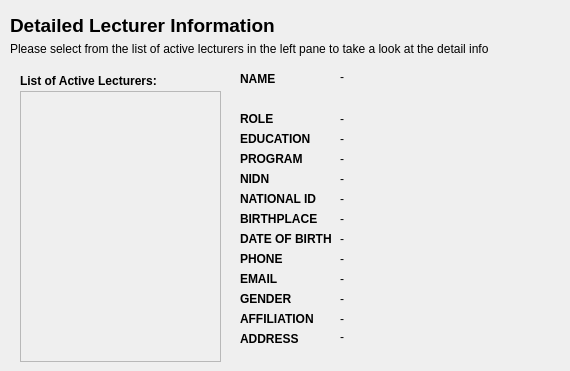
    <widget class="QWidget" name="tab_3">
     <attribute name="title">
      <string>Lecturer Info</string>
     </attribute>
     <widget class="QLabel" name="label_47">
      <property name="geometry">
       <rect>
        <x>10</x>
        <y>10</y>
        <width>311</width>
        <height>31</height>
       </rect>
      </property>
      <property name="font">
       <font>
        <pointsize>14</pointsize>
        <weight>75</weight>
        <bold>true</bold>
       </font>
      </property>
      <property name="text">
       <string>Detailed Lecturer Information</string>
      </property>
     </widget>
     <widget class="QLabel" name="label_49">
      <property name="geometry">
       <rect>
        <x>10</x>
        <y>40</y>
        <width>521</width>
        <height>17</height>
       </rect>
      </property>
      <property name="text">
       <string>Please select from the list of active lecturers in the left pane to take a look at the detail info</string>
      </property>
     </widget>
     <widget class="QLabel" name="label_46">
      <property name="geometry">
       <rect>
        <x>20</x>
        <y>70</y>
        <width>151</width>
        <height>21</height>
       </rect>
      </property>
      <property name="font">
       <font>
        <weight>75</weight>
        <bold>true</bold>
       </font>
      </property>
      <property name="text">
       <string>List of Active Lecturers:</string>
      </property>
     </widget>
     <widget class="QListWidget" name="list_active_lecturers">
      <property name="enabled">
       <bool>false</bool>
      </property>
      <property name="geometry">
       <rect>
        <x>20</x>
        <y>91</y>
        <width>201</width>
        <height>271</height>
       </rect>
      </property>
      <property name="selectionMode">
       <enum>QAbstractItemView::SingleSelection</enum>
      </property>
     </widget>
     <widget class="QLabel" name="label_24">
      <property name="geometry">
       <rect>
        <x>240</x>
        <y>70</y>
        <width>91</width>
        <height>17</height>
       </rect>
      </property>
      <property name="font">
       <font>
        <weight>75</weight>
        <bold>true</bold>
       </font>
      </property>
      <property name="text">
       <string>NAME</string>
      </property>
     </widget>
     <widget class="QLabel" name="info_name">
      <property name="geometry">
       <rect>
        <x>340</x>
        <y>70</y>
        <width>221</width>
        <height>31</height>
       </rect>
      </property>
      <property name="font">
       <font>
        <weight>50</weight>
        <bold>false</bold>
       </font>
      </property>
      <property name="text">
       <string>-</string>
      </property>
      <property name="alignment">
       <set>Qt::AlignLeading|Qt::AlignLeft|Qt::AlignTop</set>
      </property>
      <property name="wordWrap">
       <bool>true</bool>
      </property>
     </widget>
     <widget class="QLabel" name="label_26">
      <property name="geometry">
       <rect>
        <x>240</x>
        <y>110</y>
        <width>91</width>
        <height>17</height>
       </rect>
      </property>
      <property name="font">
       <font>
        <weight>75</weight>
        <bold>true</bold>
       </font>
      </property>
      <property name="text">
       <string>ROLE</string>
      </property>
     </widget>
     <widget class="QLabel" name="info_role">
      <property name="geometry">
       <rect>
        <x>340</x>
        <y>110</y>
        <width>221</width>
        <height>17</height>
       </rect>
      </property>
      <property name="font">
       <font>
        <weight>50</weight>
        <bold>false</bold>
       </font>
      </property>
      <property name="text">
       <string>-</string>
      </property>
     </widget>
     <widget class="QLabel" name="label_28">
      <property name="geometry">
       <rect>
        <x>240</x>
        <y>150</y>
        <width>91</width>
        <height>17</height>
       </rect>
      </property>
      <property name="font">
       <font>
        <weight>75</weight>
        <bold>true</bold>
       </font>
      </property>
      <property name="text">
       <string>PROGRAM</string>
      </property>
     </widget>
     <widget class="QLabel" name="info_program">
      <property name="geometry">
       <rect>
        <x>340</x>
        <y>150</y>
        <width>221</width>
        <height>17</height>
       </rect>
      </property>
      <property name="font">
       <font>
        <weight>50</weight>
        <bold>false</bold>
       </font>
      </property>
      <property name="text">
       <string>-</string>
      </property>
     </widget>
     <widget class="QLabel" name="label_30">
      <property name="geometry">
       <rect>
        <x>240</x>
        <y>170</y>
        <width>91</width>
        <height>17</height>
       </rect>
      </property>
      <property name="font">
       <font>
        <weight>75</weight>
        <bold>true</bold>
       </font>
      </property>
      <property name="text">
       <string>NIDN</string>
      </property>
     </widget>
     <widget class="QLabel" name="info_nidn">
      <property name="geometry">
       <rect>
        <x>340</x>
        <y>170</y>
        <width>221</width>
        <height>17</height>
       </rect>
      </property>
      <property name="font">
       <font>
        <weight>50</weight>
        <bold>false</bold>
       </font>
      </property>
      <property name="text">
       <string>-</string>
      </property>
     </widget>
     <widget class="QLabel" name="label_32">
      <property name="geometry">
       <rect>
        <x>240</x>
        <y>190</y>
        <width>91</width>
        <height>17</height>
       </rect>
      </property>
      <property name="font">
       <font>
        <weight>75</weight>
        <bold>true</bold>
       </font>
      </property>
      <property name="text">
       <string>NATIONAL ID</string>
      </property>
     </widget>
     <widget class="QLabel" name="info_nat_id">
      <property name="geometry">
       <rect>
        <x>340</x>
        <y>190</y>
        <width>221</width>
        <height>17</height>
       </rect>
      </property>
      <property name="font">
       <font>
        <weight>50</weight>
        <bold>false</bold>
       </font>
      </property>
      <property name="text">
       <string>-</string>
      </property>
     </widget>
     <widget class="QLabel" name="label_34">
      <property name="geometry">
       <rect>
        <x>240</x>
        <y>210</y>
        <width>101</width>
        <height>17</height>
       </rect>
      </property>
      <property name="font">
       <font>
        <weight>75</weight>
        <bold>true</bold>
       </font>
      </property>
      <property name="text">
       <string>BIRTHPLACE</string>
      </property>
     </widget>
     <widget class="QLabel" name="info_birthplace">
      <property name="geometry">
       <rect>
        <x>340</x>
        <y>210</y>
        <width>221</width>
        <height>17</height>
       </rect>
      </property>
      <property name="font">
       <font>
        <weight>50</weight>
        <bold>false</bold>
       </font>
      </property>
      <property name="text">
       <string>-</string>
      </property>
     </widget>
     <widget class="QLabel" name="label_36">
      <property name="geometry">
       <rect>
        <x>240</x>
        <y>230</y>
        <width>91</width>
        <height>17</height>
       </rect>
      </property>
      <property name="font">
       <font>
        <weight>75</weight>
        <bold>true</bold>
       </font>
      </property>
      <property name="text">
       <string>DATE OF BIRTH</string>
      </property>
     </widget>
     <widget class="QLabel" name="info_dob">
      <property name="geometry">
       <rect>
        <x>340</x>
        <y>230</y>
        <width>221</width>
        <height>17</height>
       </rect>
      </property>
      <property name="font">
       <font>
        <weight>50</weight>
        <bold>false</bold>
       </font>
      </property>
      <property name="text">
       <string>-</string>
      </property>
     </widget>
     <widget class="QLabel" name="label_38">
      <property name="geometry">
       <rect>
        <x>240</x>
        <y>250</y>
        <width>91</width>
        <height>17</height>
       </rect>
      </property>
      <property name="font">
       <font>
        <weight>75</weight>
        <bold>true</bold>
       </font>
      </property>
      <property name="text">
       <string>PHONE</string>
      </property>
     </widget>
     <widget class="QLabel" name="info_phone">
      <property name="geometry">
       <rect>
        <x>340</x>
        <y>250</y>
        <width>221</width>
        <height>17</height>
       </rect>
      </property>
      <property name="font">
       <font>
        <weight>50</weight>
        <bold>false</bold>
       </font>
      </property>
      <property name="text">
       <string>-</string>
      </property>
     </widget>
     <widget class="QLabel" name="label_40">
      <property name="geometry">
       <rect>
        <x>240</x>
        <y>270</y>
        <width>91</width>
        <height>17</height>
       </rect>
      </property>
      <property name="font">
       <font>
        <weight>75</weight>
        <bold>true</bold>
       </font>
      </property>
      <property name="text">
       <string>EMAIL</string>
      </property>
     </widget>
     <widget class="QLabel" name="info_email">
      <property name="geometry">
       <rect>
        <x>340</x>
        <y>270</y>
        <width>221</width>
        <height>17</height>
       </rect>
      </property>
      <property name="font">
       <font>
        <weight>50</weight>
        <bold>false</bold>
       </font>
      </property>
      <property name="text">
       <string>-</string>
      </property>
     </widget>
     <widget class="QLabel" name="label_42">
      <property name="geometry">
       <rect>
        <x>240</x>
        <y>330</y>
        <width>91</width>
        <height>17</height>
       </rect>
      </property>
      <property name="font">
       <font>
        <weight>75</weight>
        <bold>true</bold>
       </font>
      </property>
      <property name="text">
       <string>ADDRESS</string>
      </property>
     </widget>
     <widget class="QLabel" name="info_address">
      <property name="geometry">
       <rect>
        <x>340</x>
        <y>330</y>
        <width>221</width>
        <height>31</height>
       </rect>
      </property>
      <property name="font">
       <font>
        <weight>50</weight>
        <bold>false</bold>
       </font>
      </property>
      <property name="text">
       <string>-</string>
      </property>
      <property name="alignment">
       <set>Qt::AlignLeading|Qt::AlignLeft|Qt::AlignTop</set>
      </property>
      <property name="wordWrap">
       <bool>true</bool>
      </property>
     </widget>
     <widget class="QLabel" name="label_44">
      <property name="geometry">
       <rect>
        <x>240</x>
        <y>290</y>
        <width>91</width>
        <height>17</height>
       </rect>
      </property>
      <property name="font">
       <font>
        <weight>75</weight>
        <bold>true</bold>
       </font>
      </property>
      <property name="text">
       <string>GENDER</string>
      </property>
     </widget>
     <widget class="QLabel" name="label_45">
      <property name="geometry">
       <rect>
        <x>240</x>
        <y>310</y>
        <width>91</width>
        <height>17</height>
       </rect>
      </property>
      <property name="font">
       <font>
        <weight>75</weight>
        <bold>true</bold>
       </font>
      </property>
      <property name="text">
       <string>AFFILIATION</string>
      </property>
     </widget>
     <widget class="QLabel" name="info_gender">
      <property name="geometry">
       <rect>
        <x>340</x>
        <y>290</y>
        <width>221</width>
        <height>17</height>
       </rect>
      </property>
      <property name="font">
       <font>
        <weight>50</weight>
        <bold>false</bold>
       </font>
      </property>
      <property name="text">
       <string>-</string>
      </property>
     </widget>
     <widget class="QLabel" name="info_affiliation">
      <property name="geometry">
       <rect>
        <x>340</x>
        <y>310</y>
        <width>221</width>
        <height>17</height>
       </rect>
      </property>
      <property name="font">
       <font>
        <weight>50</weight>
        <bold>false</bold>
       </font>
      </property>
      <property name="text">
       <string>-</string>
      </property>
     </widget>
     <widget class="QLabel" name="info_highest_degree">
      <property name="geometry">
       <rect>
        <x>340</x>
        <y>130</y>
        <width>221</width>
        <height>17</height>
       </rect>
      </property>
      <property name="font">
       <font>
        <weight>50</weight>
        <bold>false</bold>
       </font>
      </property>
      <property name="text">
       <string>-</string>
      </property>
     </widget>
     <widget class="QLabel" name="label_29">
      <property name="geometry">
       <rect>
        <x>240</x>
        <y>130</y>
        <width>91</width>
        <height>17</height>
       </rect>
      </property>
      <property name="font">
       <font>
        <weight>75</weight>
        <bold>true</bold>
       </font>
      </property>
      <property name="text">
       <string>EDUCATION</string>
      </property>
     </widget>
    </widget>
